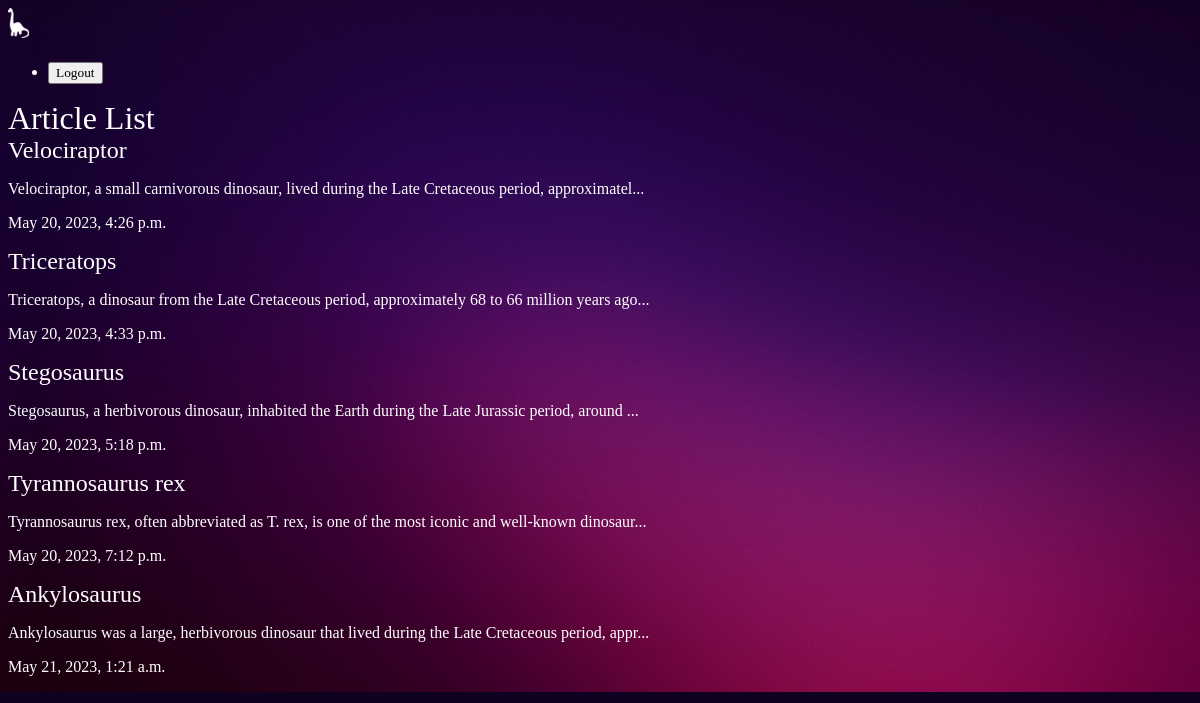
The app's page /articles/ with its own data.
### articles/models.py (models this page shows, shortened)
class Article(models.Model):
    title = models.CharField(max_length=100)
    slug = models.SlugField()
    body = models.TextField()
    date = models.DateTimeField(auto_now_add=True)
    thumb = models.ImageField(default='default.png', blank=True)
    def snippet(self):
        SNIPPET_LEN = 100
        snippet = self.body[:SNIPPET_LEN]
        if len(self.body) > SNIPPET_LEN:
            snippet = snippet[:SNIPPET_LEN-3] + '...'
        return snippet

### articles/views.py (the view)
# urls.py: path('', views.article_list, name='list'),
def article_list(request):
    articles = Article.objects.all().order_by('date')
    return render(request, 'articles/article_list.html', {'articles': articles})

### articles/templates/articles/article_list.html
{% extends 'base_layout.html' %}
{% block content %}
    <h1>Article List</h1>
    <div class="articles">
        {% for article in articles %}
            <div class="article">
                <h2><a href="{% url 'articles:details' slug=article.slug %}">{{ article.title }}</a></h2>
                <p>{{ article.snippet }}</p>
                <p>{{ article.date }}</p>
            </div>
        {% endfor %}
    </div>
{% endblock %}

### assets/styles.css (style rules this page uses)
body { background: rgb(15, 2, 32); background-image: url(purple.jpg); background-repeat: no-repeat; background-size: cover; color: #fff; }
body * { font-family: Ubuntu; }
h1, h2, h3, h4, h5 { font-weight: normal; margin: 0; }
a, a:hover, a:visited { color:#fff; text-decoration: none; }

### records on screen
Article: title "Velociraptor", snippet "Velociraptor, a small carnivorous dinosaur, lived during the Late Cretaceous period, approximatel...", date "May 20, 2023, 4:26 p.m."
Article: title "Triceratops", snippet "Triceratops, a dinosaur from the Late Cretaceous period, approximately 68 to 66 million years ago...", date "May 20, 2023, 4:33 p.m."
Article: title "Stegosaurus", snippet "Stegosaurus, a herbivorous dinosaur, inhabited the Earth during the Late Jurassic period, around ...", date "May 20, 2023, 5:18 p.m."
Article: title "Tyrannosaurus rex", snippet "Tyrannosaurus rex, often abbreviated as T. rex, is one of the most iconic and well-known dinosaur...", date "May 20, 2023, 7:12 p.m."
Article: title "Ankylosaurus", snippet "Ankylosaurus was a large, herbivorous dinosaur that lived during the Late Cretaceous period, appr...", date "May 21, 2023, 1:21 a.m."
